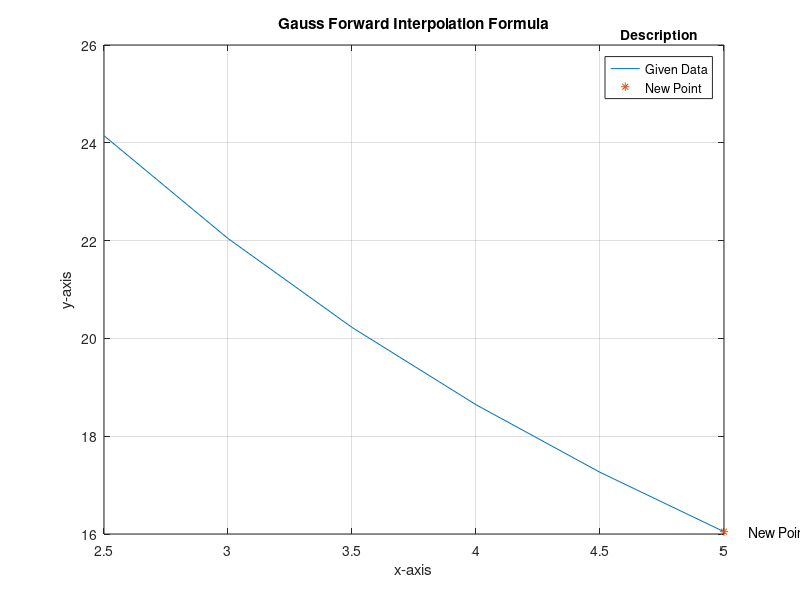

Here is the MATLAB script that generated this plot:
clear all
clc
A = [2.5 3.0 3.5 4.0 4.5 5.0]; 
B = [24.145 22.043 20.225 18.644 17.262 16.047];
l = length(B);
r = 2 * l - 1;
c = l + 1;
center = round(r / 2) - 1;
newMat = zeros(r, c);
index = 1;
for row = 1 : 2 : r
   newMat(row, 1) = A(index);
   newMat(row, 2) = B(index);
   index = index + 1;
end
for column = 3 : c
    for row = column - 1 : 2 : r
        newMat(row, column) = newMat(row + 1, column - 1) - newMat(row - 1, column - 1);
    end
    r = r - 1;
end
disp('Forward Difference Table')
disp(newMat)
x = input("Enter a Point: ");
for i = 1 : 2 : 2 * l - 1
   if(x > newMat(i, 1))
       center = i;
   end
end
values = newMat(center, 2 : c);
temp = newMat(center + 1, 2 : c);
for i = 1 : length(values)
   if(values(i) == 0)
       values(i) = temp(i);
   end
end
h = A(2) - A(1);
u = (x - newMat(center, 1)) / h;
y = values(1) + u * values(2);
for i = 3 : l
    term = u;
    n = 1;
    for j = 3 : i
       if(mod(j, 2) == 0)
           term = term * (u + n);
           n = n + 1;
       else
           term = term * (u - n);
       end
    end
    y = y + (term / factorial(i - 1)) * values(i);
end
fprintf("Interpolation Value using Gauss Forward Interpolation at (X = %.4f): %.4f\n", x, y);
plot(A, B);
hold on
plot(x, y, '*')
xlabel('x-axis'); ylabel('y-axis')
title('Gauss Forward Interpolation Formula')
title(legend, 'Description')
legend('Given Data', 'New Point')
text(x + .1, y, 'New Point')
grid on
hold off
function fact = factorial(n)
fact = 1;
while(n > 1)
    fact = fact * n;
    n = n - 1;
end
end
